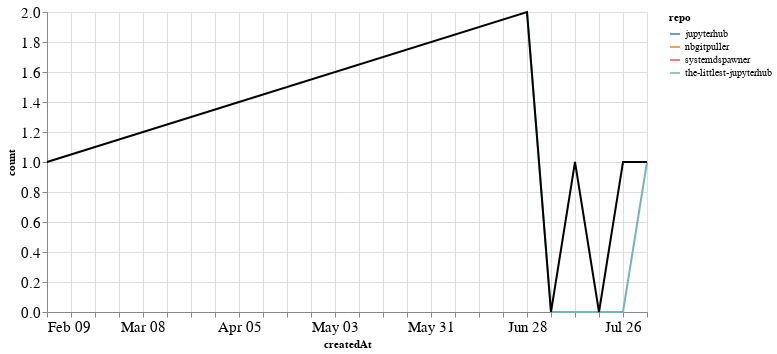

Source (notebook cell):
### Markdown cell above
## PRs

### Code cell
prs_time = prs.groupby('repo').resample('W', on='createdAt').count()['author'].reset_index()
prs_time = prs_time.rename(columns={'author': 'count'})
prs_time_total = prs_time.groupby('createdAt').agg({"count": "sum"}).reset_index()

ch1 = alt.Chart(prs_time, width=600).mark_line().encode(
    x='createdAt',
    y='count',
    color='repo',
    tooltip="repo"
)

ch2 = alt.Chart(prs_time_total, width=600).mark_line(color="black").encode(
    x='createdAt',
    y='count',
)

ch1 + ch2

### Figure 1 — Vega-Lite specification as saved in the notebook (floating-point values rounded to 4 significant figures)
{"config": {"axisLeft": {"labelFontSize": 15}, "axisBottom": {"labelFontSize": 15}}, "layer": [{"data": {"name": "data-9a24244c2c104382762efdce797feb9c"}, "mark": "line", "encoding": {"color": {"type": "nominal", "field": "repo"}, "tooltip": {"type": "nominal", "field": "repo"}, "x": {"type": "temporal", "field": "createdAt"}, "y": {"type": "quantitative", "field": "count"}}, "width": 600}, {"data": {"name": "data-d43d8a878775201c0269cfa4a2a72fbb"}, "mark": {"type": "line", "color": "black"}, "encoding": {"x": {"type": "temporal", "field": "createdAt"}, "y": {"type": "quantitative", "field": "count"}}, "width": 600}], "$schema": "https://vega.github.io/schema/vega-lite/v4.8.1.json", "datasets": {"data-9a24244c2c104382762efdce797feb9c": [{"repo": "jupyterhub", "createdAt": "2020-07-12T00:00:00", "count": 1}, {"repo": "nbgitpuller", "createdAt": "2020-02-09T00:00:00", "count": 1}, {"repo": "systemdspawner", "createdAt": "2020-07-26T00:00:00", "count": 1}, {"repo": "the-littlest-jupyterhub", "createdAt": "2020-06-28T00:00:00", "count": 2}, {"repo": "the-littlest-jupyterhub", "createdAt": "2020-07-05T00:00:00", "count": 0}, {"repo": "the-littlest-jupyterhub", "createdAt": "2020-07-12T00:00:00", "count": 0}, {"repo": "the-littlest-jupyterhub", "createdAt": "2020-07-19T00:00:00", "count": 0}, {"repo": "the-littlest-jupyterhub", "createdAt": "2020-07-26T00:00:00", "count": 0}, {"repo": "the-littlest-jupyterhub", "createdAt": "2020-08-02T00:00:00", "count": 1}], "data-d43d8a878775201c0269cfa4a2a72fbb": [{"createdAt": "2020-02-09T00:00:00", "count": 1}, {"createdAt": "2020-06-28T00:00:00", "count": 2}, {"createdAt": "2020-07-05T00:00:00", "count": 0}, {"createdAt": "2020-07-12T00:00:00", "count": 1}, {"createdAt": "2020-07-19T00:00:00", "count": 0}, {"createdAt": "2020-07-26T00:00:00", "count": 1}, {"createdAt": "2020-08-02T00:00:00", "count": 1}]}}
